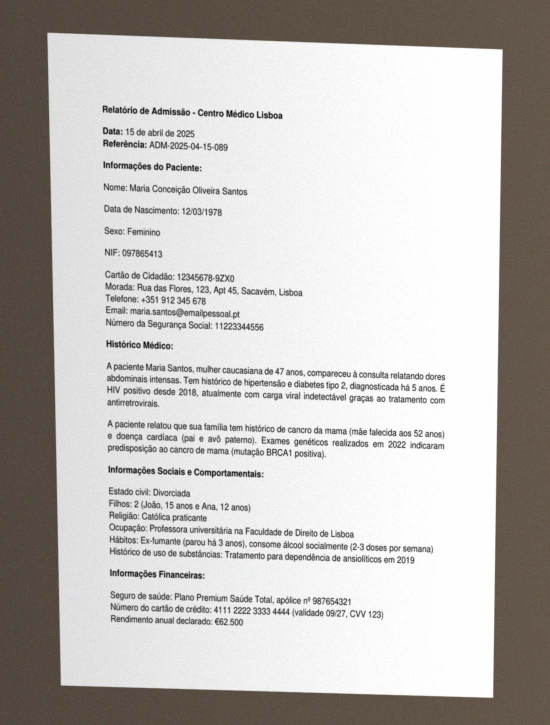
#> input picture submission/data/test_docs/F02_pag1_mesa.jpg, 1100 x 1450 px (shown at 1/2 size)
$ python -i deskew.py   (imports and definitions only)
#> lines starting #> are read from the running program, lines starting #| are printed output that depends on the picture; after the words box and inside, x2 and y2 are one past the last pixel; in counts of white or black regions, pixels touching at a corner belong together
"""Straighten a photographed page before OCR.

A phone photo shows the page in perspective, with background around it.
The page is found as the largest bright region, its four corners give a
perspective transform, and OCR reads the flattened page, where lines are
straight. Boxes found there are mapped back to the original photo, so the
redacted image is still the photo the person sent.
"""

from dataclasses import dataclass

import numpy as np
from PIL import Image
from scipy import ndimage

WORK_SIZE = 1000          # longest side used to find the page
MIN_PAGE_SHARE = 0.2      # the page must cover at least this share
FLAT_TOLERANCE = 0.03     # corners this close to the image corners: flat


@dataclass(frozen=True)
class Warp:
    """Perspective from the flattened page back to the original photo."""
    size: tuple[int, int]     # flattened page size
    coeffs: tuple             # PIL PERSPECTIVE: flat point -> photo point

    def flatten(self, image: Image.Image) -> Image.Image:
        return image.transform(self.size, Image.PERSPECTIVE, self.coeffs,
                               Image.BICUBIC, fillcolor=(255, 255, 255))

    # [7 lines left out: function to_original, not called in this run]


def _otsu(gray: np.ndarray) -> float:
    hist = np.bincount(gray.ravel(), minlength=256).astype(float)
    total = hist.sum()
    weights = np.cumsum(hist)
    means = np.cumsum(hist * np.arange(256))
    between = (means[-1] * weights - means * total) ** 2 / np.maximum(
        weights * (total - weights), 1)
    return float(np.argmax(between))


def find_page(image: Image.Image):
    """Return the page corners (tl, tr, br, bl) in photo pixels, or None
    when no page stands out or the photo is already flat."""
    scale = WORK_SIZE / max(image.size)
    small = image.convert("L").resize(
        (max(1, round(image.width * scale)),
         max(1, round(image.height * scale))))
    gray = np.asarray(small)
    mask = ndimage.binary_opening(gray > _otsu(gray), iterations=3)
    labels, count = ndimage.label(mask)
    if not count:
        return None
    sizes = ndimage.sum(mask, labels, range(1, count + 1))
    largest = int(np.argmax(sizes)) + 1
    if sizes[largest - 1] < MIN_PAGE_SHARE * mask.size:
        return None
    ys, xs = np.nonzero(ndimage.binary_fill_holes(labels == largest))
    corners = [(xs[np.argmin(xs + ys)], ys[np.argmin(xs + ys)]),
               (xs[np.argmax(xs - ys)], ys[np.argmax(xs - ys)]),
               (xs[np.argmax(xs + ys)], ys[np.argmax(xs + ys)]),
               (xs[np.argmin(xs - ys)], ys[np.argmin(xs - ys)])]
    height, width = gray.shape
    frame = [(0, 0), (width - 1, 0), (width - 1, height - 1),
             (0, height - 1)]
    if all(abs(x - fx) <= FLAT_TOLERANCE * width
           and abs(y - fy) <= FLAT_TOLERANCE * height
           for (x, y), (fx, fy) in zip(corners, frame)):
        return None
    return [(float(x) / scale, float(y) / scale) for x, y in corners]


# [8 lines left out: function _coeffs, not called in this run]


def _distance(p, q) -> float:
    return float(np.hypot(p[0] - q[0], p[1] - q[1]))


SKEW_WORK = 900           # longest side used to measure the tilt of the text
MAX_SKEW = 10.0           # degrees tried on each side
MIN_SKEW = 0.5            # a smaller tilt is left alone
SKEW_GAIN = 1.1           # lines must get this much sharper to be believed


# [69 lines left out: functions _sharpness, estimate_skew, _rotation_warp, skew_warp, page_warp, not called in this run]

>>> from PIL import Image
>>> picture = Image.open('../data/test_docs/F02_pag1_mesa.jpg')
#> picture is the input picture: PIL image 1100x1450 RGB; mean R, G, B 192.5, 189.1, 186.2
>>> result = find_page(picture)
#> in find_page, `small = image.convert("L").resize( (max(1, round(image.width * scale))..`:
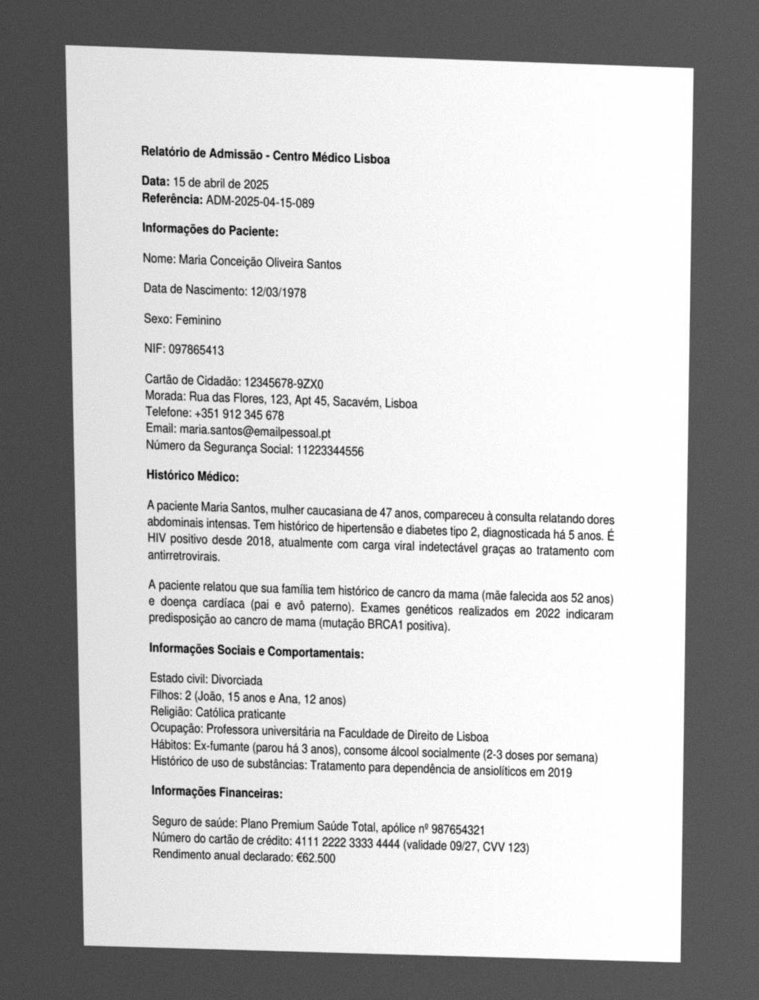
#> small: PIL image 759x1000 L; min 4, max 255, mean 189.8
#> in _otsu, `hist = np.bincount(gray.ravel(), minlength=256).astype(float)`: hist = 256 values, max 76185 at index 254, min 0 at index 0, mean 2964.8
#> in _otsu, `total = hist.sum()`: total = 759000
#> in _otsu, `weights = np.cumsum(hist)`: weights = 256 values from 0 to 759000
#> in _otsu, `means = np.cumsum(hist * np.arange(256))`: means = 256 values from 0 to 144043085
#> in _otsu, `between = (means[-1] * weights - means * total) ** 2 / np.maximum( wei..`: between = 256 values, max 2.89e+15 at index 162, min 0 at index 0, mean 1.7e+15
#> in find_page, `mask = ndimage.binary_opening(gray > _otsu(gray), iterations=3)`:
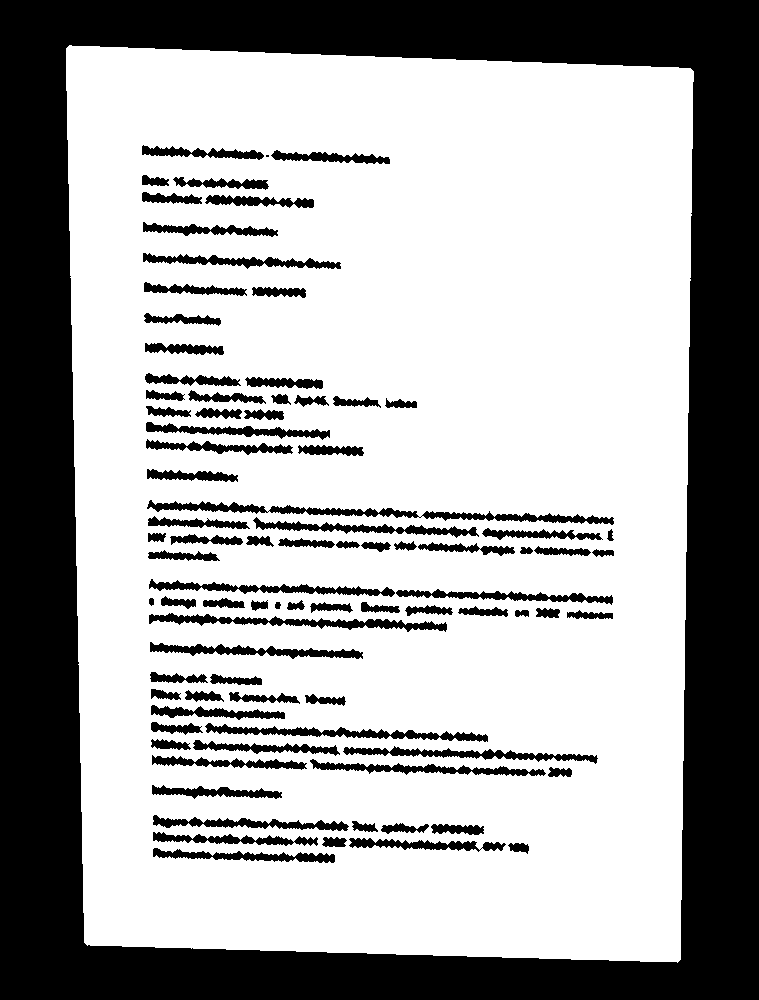
#> mask: shape (1000, 759) bool; 65.7% white; 88 black regions (1 under 20 px), largest, box (x1, y1, x2, y2) and area: (0, 0, 759, 1000) 209800, (147, 500, 614, 525) 2827, (149, 613, 447, 632) 1962
#> in find_page, `labels, count = ndimage.label(mask)`: count = 1
#> in find_page, `sizes = ndimage.sum(mask, labels, range(1, count + 1))`: sizes = [498931]
#> in find_page, `largest = int(np.argmax(sizes)) + 1`: largest = 1
#> in find_page, `corners = [(xs[np.argmin(xs + ys)], ys[np.argmin(xs + ys)]), (xs[np.ar..`: corners = [(69, 45), (690, 68), (680, 959), (84, 942)]
#> result = [(100, 65.25), (1000.5, 98.6), (986, 1390.5), (121.8, 1365.9)]

$ run again, on submission/data/test_docs/F03_pag1_inclinada.jpg
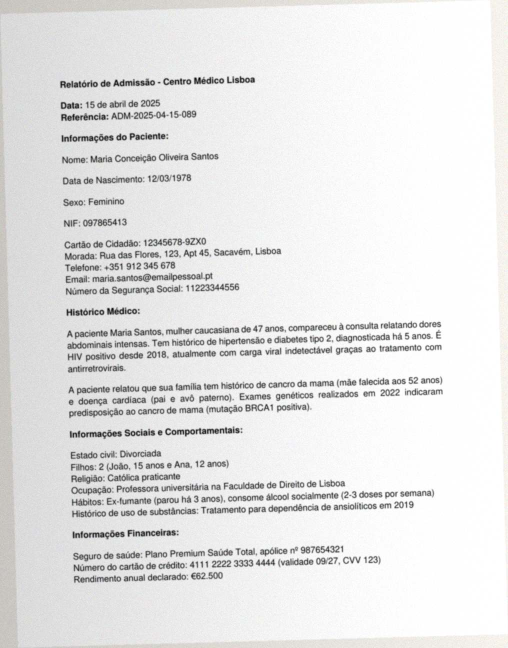
#> input picture submission/data/test_docs/F03_pag1_inclinada.jpg, 1016 x 1296 px (shown at 1/2 size)
#> picture is the input picture: PIL image 1016x1296 RGB; mean R, G, B 230, 229.8, 229.5
#> in find_page, `small = image.convert("L").resize( (max(1, round(image.width * scale))..`:
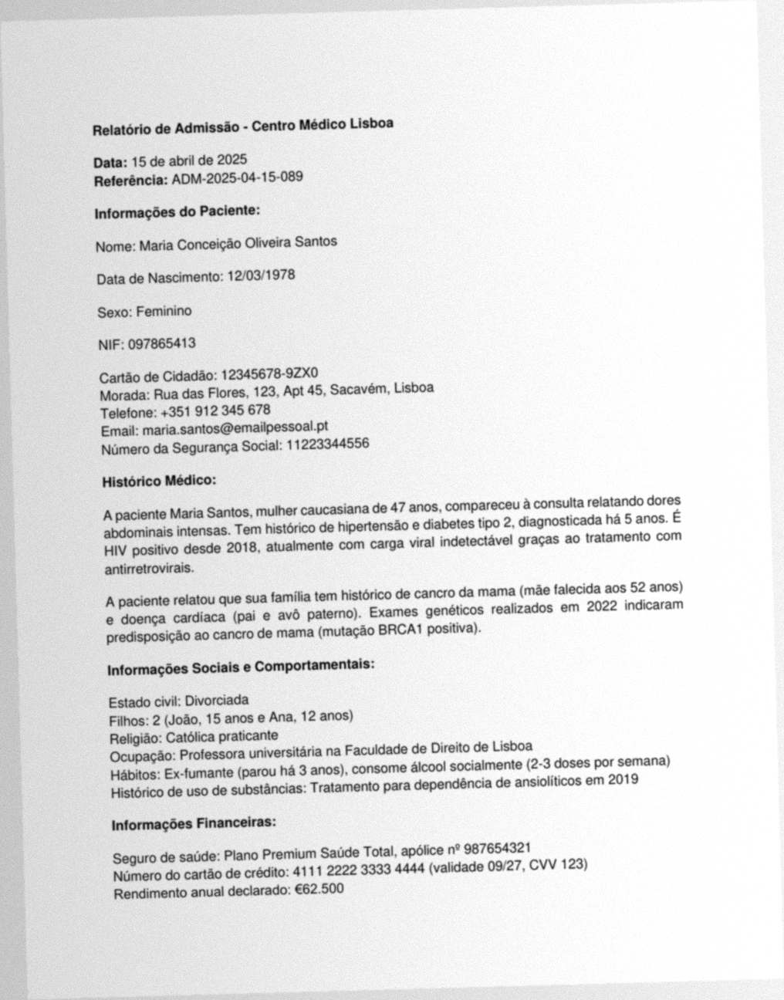
#> small: PIL image 784x1000 L; min 0, max 255, mean 229.8
#> hist = 256 values, max 108158 at index 254, min 0 at index 1, mean 3062.5
#> total = 784000
#> weights = 256 values from 1 to 784000
#> means = 256 values from 0 to 180201848
#> between = 256 values, max 4.91e+14 at index 184, min 0 at index 255, mean 2.42e+14
#> in find_page, `mask = ndimage.binary_opening(gray > _otsu(gray), iterations=3)`:
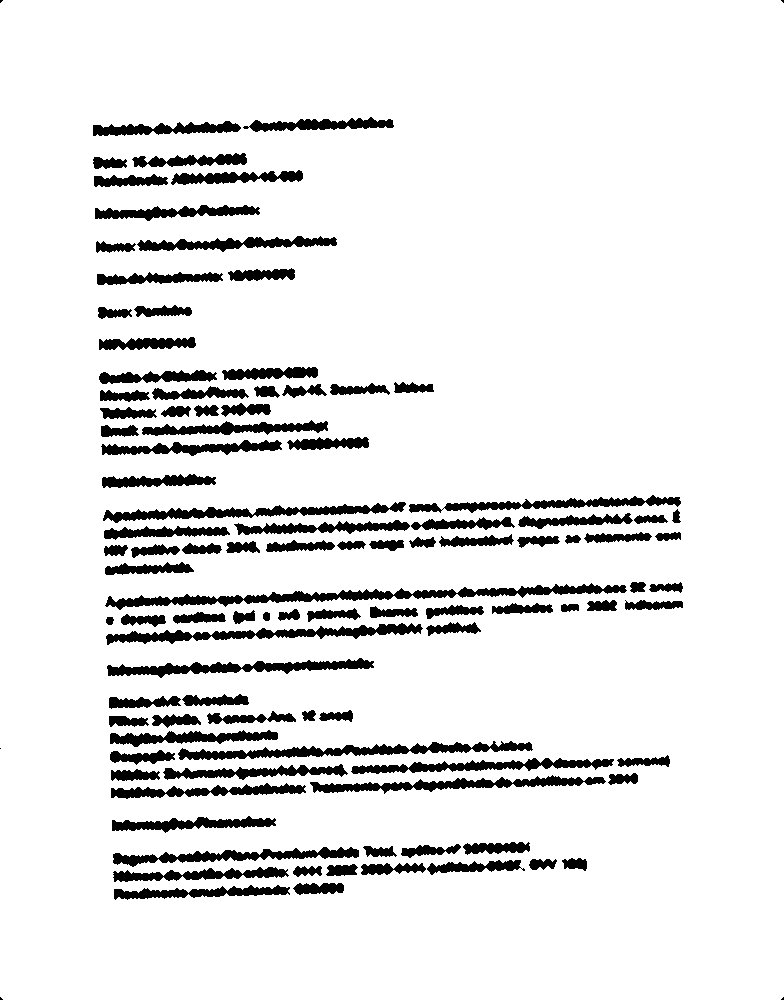
#> mask: shape (1000, 784) bool; 90.5% white; 108 black regions (5 under 20 px), largest, box (x1, y1, x2, y2) and area: (105, 583, 627, 610) 3841, (178, 741, 533, 760) 2663, (106, 623, 423, 645) 2477
#> count = 1
#> sizes = [709793]
#> largest = 1
#> corners = [(3, 0), (780, 0), (783, 996), (0, 996)]

$ run again, on submission/data/test_docs/F06_pag2_inclinada.jpg
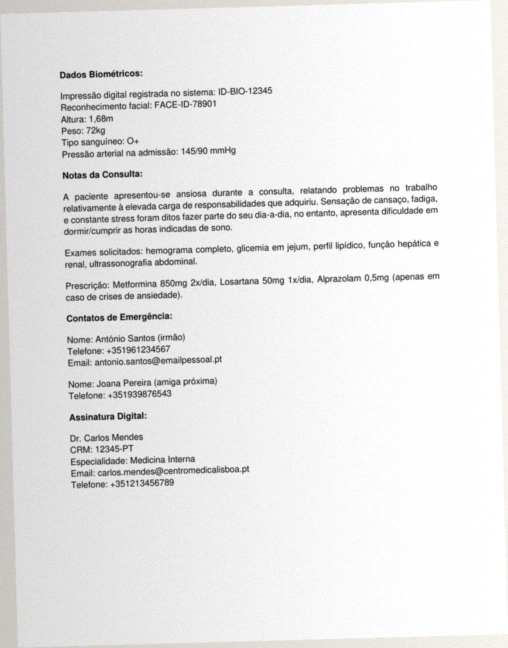
#> input picture submission/data/test_docs/F06_pag2_inclinada.jpg, 1016 x 1296 px (shown at 1/2 size)
#> picture is the input picture: PIL image 1016x1296 RGB; mean R, G, B 232.6, 232.5, 232.2
#> in find_page, `small = image.convert("L").resize( (max(1, round(image.width * scale))..`:
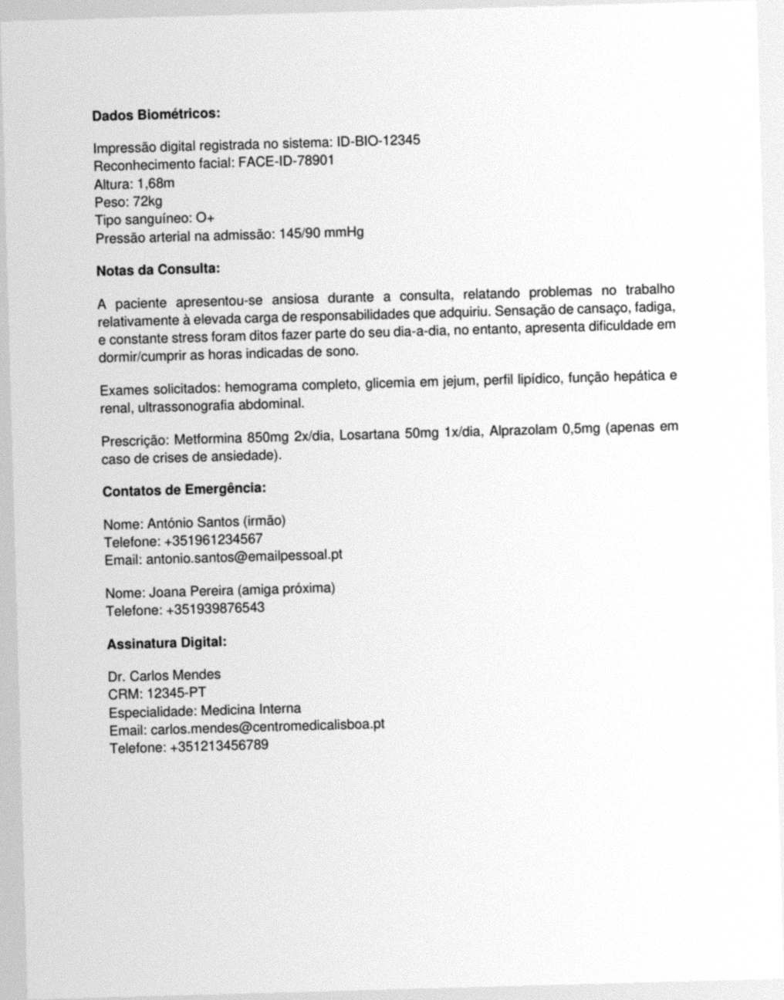
#> small: PIL image 784x1000 L; min 13, max 255, mean 232.5
#> hist = 256 values, max 107622 at index 254, min 0 at index 0, mean 3062.5
#> total = 784000
#> weights = 256 values from 0 to 784000
#> means = 256 values from 0 to 182260864
#> between = 256 values, max 3.63e+14 at index 185, min 0 at index 0, mean 1.78e+14
#> in find_page, `mask = ndimage.binary_opening(gray > _otsu(gray), iterations=3)`:
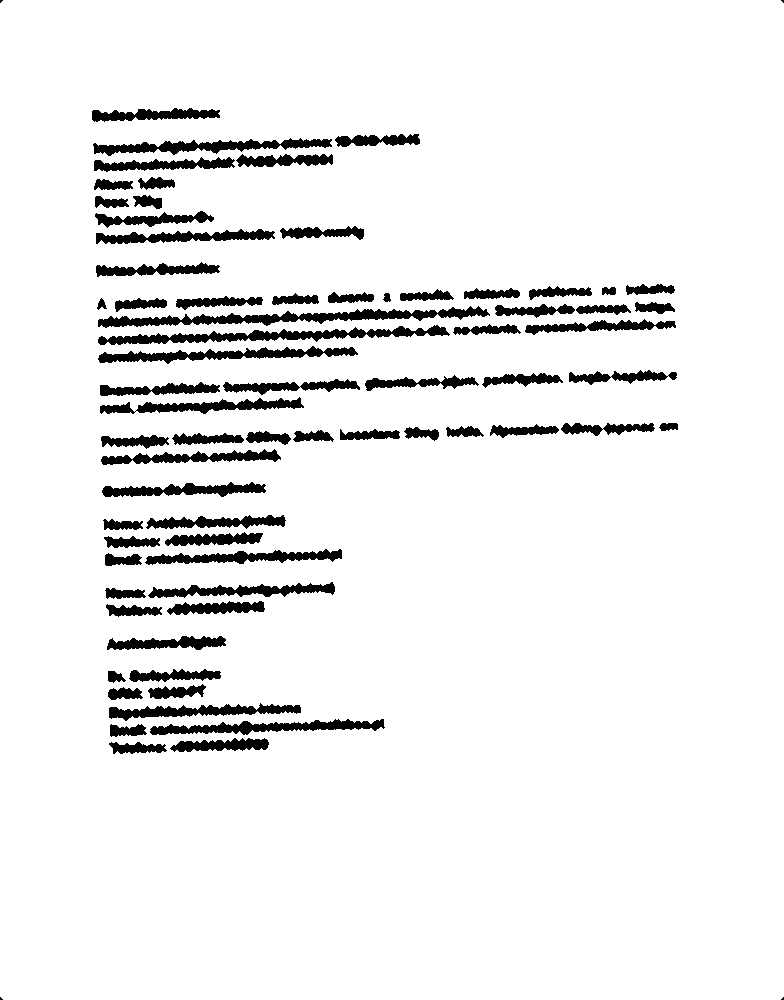
#> mask: shape (1000, 784) bool; 93.2% white; 74 black regions (4 under 20 px), largest, box (x1, y1, x2, y2) and area: (98, 306, 490, 328) 3012, (98, 325, 450, 345) 2585, (98, 346, 358, 364) 1967
#> count = 1
#> sizes = [730634]
#> largest = 1
#> corners = [(3, 0), (780, 0), (783, 996), (0, 996)]
